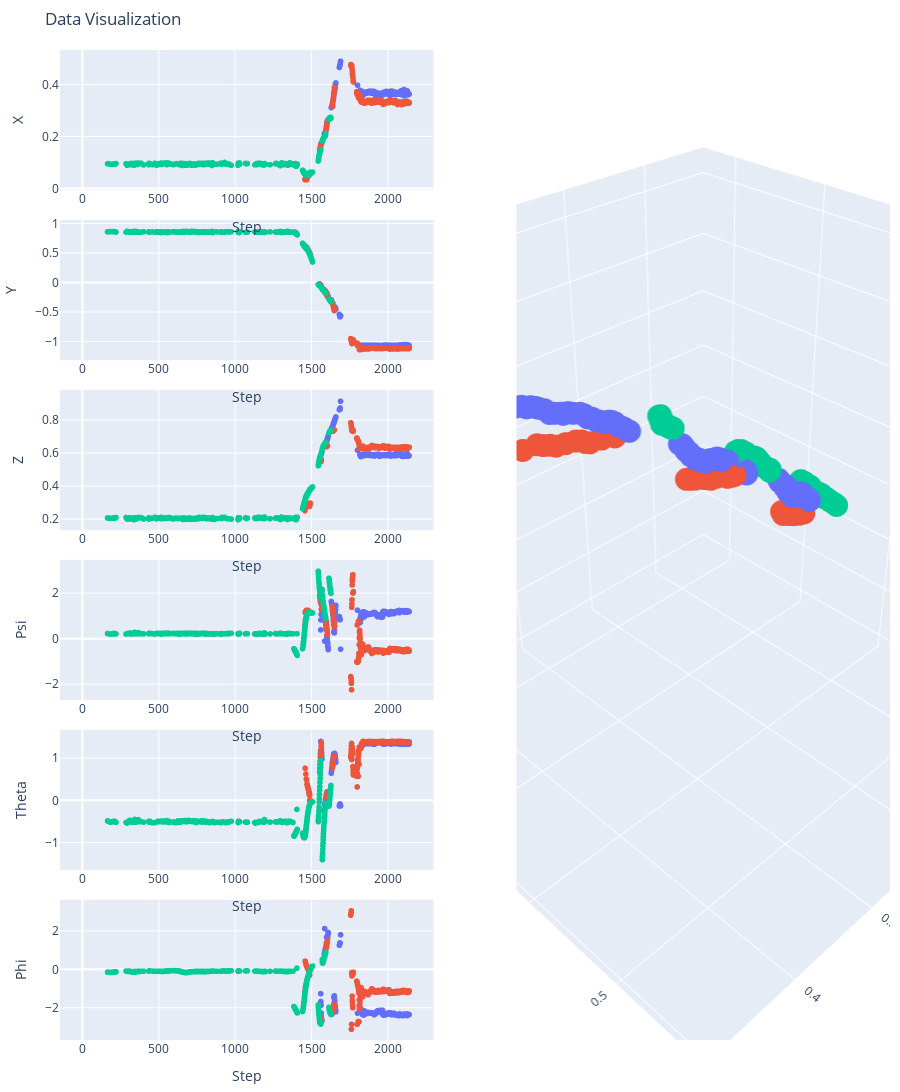

The notebook cell saved with this chart:
### Markdown cell above
The first version of the graph is built with plotly to add interaction, allowing to check the position of points and use the sliders to offset the trajectories if need be.

The second version uses matplotlib to generate a static plot that looks better when exported.

To run this code, you first need to generate datapoints from main.py

### Code cell
import os
import glob
import pandas as pd
import plotly.express as px
import plotly.graph_objects as go
from plotly.subplots import make_subplots
from ipywidgets import interact, IntSlider, IntText, HBox, VBox, Button, Output
import numpy as np
import plotly.io as pio

output_dir = './trajectories/vid220' #Where the files are 

files = sorted(glob.glob(os.path.join(output_dir, '*.txt')))
missing = []
DEFAULT_OFFSETS = [0,93,165] #Default offets between the files

dataframes = []
for csv, color in zip(files, ['r', 'g', 'b']): # Read and concatenate all data into a list of DataFrames
    df = pd.read_csv(csv, names=['filename', 'x', 'y', 'z', 'alpha', 'beta', 'gamma', 'center_x', 'center_y', 'rvec0', 'rvec1', 'rvec2', 'error', 'corners'], na_values=missing)
    df['color'] = color  # Add color column to differentiate datasets
    dataframes.append(df)

output = Output() # Output widget to hold the plot


current_layout = {} # Store the current layout to preserve zoom levels


def update_plots(offset1=0, offset2=0, offset3=0): # Function to update the plots based on offsets
    global current_layout
    
    df1 = dataframes[0].copy()
    df2 = dataframes[1].copy()
    df3 = dataframes[2].copy()
    
    df1['adjusted_index'] = df1.index + offset1
    df2['adjusted_index'] = df2.index + offset2
    df3['adjusted_index'] = df3.index + offset3
    
    df_all = pd.concat([df1, df2, df3], ignore_index=True)
    
    fig = make_subplots( # Create a subplot figure with 6 rows and 2 columns
        rows=6, cols=2,
        column_widths=[0.5, 0.5],
        row_heights=[0.16]*6,
        specs=[
            [{"type": "scatter"}, {"type": "scatter3d", "rowspan": 6}],
            [{"type": "scatter"}, None],
            [{"type": "scatter"}, None],
            [{"type": "scatter"}, None],
            [{"type": "scatter"}, None],
            [{"type": "scatter"}, None]
        ],
        horizontal_spacing=0.1,
        vertical_spacing=0.03
    )
    
    # Add 2D scatter plots to the left column
    for trace in px.scatter(df_all, x='adjusted_index', y='x', color='color').data:
        fig.add_trace(trace, row=1, col=1)
    for trace in px.scatter(df_all, x='adjusted_index', y='y', color='color').data:
        fig.add_trace(trace, row=2, col=1)
    for trace in px.scatter(df_all, x='adjusted_index', y='z', color='color').data:
        fig.add_trace(trace, row=3, col=1)
    for trace in px.scatter(df_all, x='adjusted_index', y='alpha', color='color').data:
        fig.add_trace(trace, row=4, col=1)
    for trace in px.scatter(df_all, x='adjusted_index', y='beta', color='color').data:
        fig.add_trace(trace, row=5, col=1)
    for trace in px.scatter(df_all, x='adjusted_index', y='gamma', color='color').data:
        fig.add_trace(trace, row=6, col=1)
    
    # Add 3D scatter plot to the right column
    for trace in px.scatter_3d(df_all, x='x', y='y', z='z', color='color').data:
        fig.add_trace(trace, row=1, col=2)
    
    fig.update_layout(     # Update layout and axes labels
        height=1200,
        showlegend=False,
        title_text="Data Visualization",
        margin=dict(l=10, r=10, t=50, b=50)
    )
    
    fig.update_xaxes(title_text="Step", row=1, col=1)
    fig.update_yaxes(title_text="X", row=1, col=1)
    
    fig.update_xaxes(title_text="Step", row=2, col=1)
    fig.update_yaxes(title_text="Y", row=2, col=1)
    
    fig.update_xaxes(title_text="Step", row=3, col=1)
    fig.update_yaxes(title_text="Z", row=3, col=1)
    
    fig.update_xaxes(title_text="Step", row=4, col=1)
    fig.update_yaxes(title_text="Psi", row=4, col=1)
    
    fig.update_xaxes(title_text="Step", row=5, col=1)
    fig.update_yaxes(title_text="Theta", row=5, col=1)
    
    fig.update_xaxes(title_text="Step", row=6, col=1)
    fig.update_yaxes(title_text="Phi", row=6, col=1)

    fig.update_scenes(aspectmode='cube', aspectratio=dict(x=1, y=1, z=1))
    
    if current_layout:
        fig.update_layout(**current_layout)
    
    with output:
        output.clear_output(wait=True)
        fig.show()
    
    current_layout = fig.layout.to_plotly_json()

# We create sliders
offset1_slider = IntSlider(min=0, max=1000, step=1, value=DEFAULT_OFFSETS[0], description='Offset DF 1')
offset2_slider = IntSlider(min=0, max=1000, step=1, value=DEFAULT_OFFSETS[1], description='Offset DF 2')
offset3_slider = IntSlider(min=0, max=1000, step=1, value=DEFAULT_OFFSETS[2], description='Offset DF 3')

# We add text inputs text inputs
offset1_text = IntText(value=offset1_slider.value, description='Value DF 1')
offset2_text = IntText(value=offset2_slider.value, description='Value DF 2')
offset3_text = IntText(value=offset3_slider.value, description='Value DF 3')

# We link sliders and text inputs
offset1_slider.observe(lambda change: offset1_text.set_trait('value', offset1_slider.value), names='value')
offset2_slider.observe(lambda change: offset2_text.set_trait('value', offset2_slider.value), names='value')
offset3_slider.observe(lambda change: offset3_text.set_trait('value', offset3_slider.value), names='value')

offset1_text.observe(lambda change: offset1_slider.set_trait('value', offset1_text.value), names='value')
offset2_text.observe(lambda change: offset2_slider.set_trait('value', offset2_text.value), names='value')
offset3_text.observe(lambda change: offset3_slider.set_trait('value', offset3_text.value), names='value')

# Add increment/decrement slider values
def increment_slider(slider):
    slider.value = slider.value + 1

def decrement_slider(slider):
    slider.value = slider.value - 1

# Add buttons for each slider
def create_buttons(slider):
    increment_button = Button(description='+')
    decrement_button = Button(description='-')
    increment_button.on_click(lambda b: increment_slider(slider))
    decrement_button.on_click(lambda b: decrement_slider(slider))
    return increment_button, decrement_button

# Layout sliders with buttons and text inputs
slider1_inc, slider1_dec = create_buttons(offset1_slider)
slider1_box = HBox([slider1_dec, offset1_slider, slider1_inc, offset1_text])

slider2_inc, slider2_dec = create_buttons(offset2_slider)
slider2_box = HBox([slider2_dec, offset2_slider, slider2_inc, offset2_text])

slider3_inc, slider3_dec = create_buttons(offset3_slider)
slider3_box = HBox([slider3_dec, offset3_slider, slider3_inc, offset3_text])

# Display sliders with buttons, text inputs, and the output
display(VBox([slider1_box, slider2_box, slider3_box]))
display(output)

# Use interact to update plots based on slider values
interact(update_plots, offset1=offset1_slider, offset2=offset2_slider, offset3=offset3_slider)

# Initial plot update
update_plots(offset1=DEFAULT_OFFSETS[0], offset2=DEFAULT_OFFSETS[1], offset3=DEFAULT_OFFSETS[2])

### Figure 1 — Plotly figure (JSON) as saved in the notebook; plotly's stock layout.template omitted (floating-point values rounded to 4 significant figures; data arrays with more than 128 entries replaced by an {"elided": "..."} marker saying what was removed)
{"data": [{"hovertemplate": "color=r<br>adjusted_index=%{x}<br>x=%{y}<extra></extra>", "legendgroup": "r", "marker": {"color": "#636efa", "symbol": "circle"}, "mode": "markers", "name": "r", "showlegend": true, "type": "scattergl", "x": {"elided": "2142 int values"}, "xaxis": "x", "y": {"elided": "2142 float values"}, "yaxis": "y"}, {"hovertemplate": "color=g<br>adjusted_index=%{x}<br>x=%{y}<extra></extra>", "legendgroup": "g", "marker": {"color": "#EF553B", "symbol": "circle"}, "mode": "markers", "name": "g", "showlegend": true, "type": "scattergl", "x": {"elided": "2050 int values"}, "xaxis": "x", "y": {"elided": "2050 float values"}, "yaxis": "y"}, {"hovertemplate": "color=b<br>adjusted_index=%{x}<br>x=%{y}<extra></extra>", "legendgroup": "b", "marker": {"color": "#00cc96", "symbol": "circle"}, "mode": "markers", "name": "b", "showlegend": true, "type": "scattergl", "x": {"elided": "1987 int values"}, "xaxis": "x", "y": {"elided": "1987 float values"}, "yaxis": "y"}, {"hovertemplate": "color=r<br>adjusted_index=%{x}<br>y=%{y}<extra></extra>", "legendgroup": "r", "marker": {"color": "#636efa", "symbol": "circle"}, "mode": "markers", "name": "r", "showlegend": true, "type": "scattergl", "x": {"elided": "2142 int values"}, "xaxis": "x2", "y": {"elided": "2142 float values"}, "yaxis": "y2"}, {"hovertemplate": "color=g<br>adjusted_index=%{x}<br>y=%{y}<extra></extra>", "legendgroup": "g", "marker": {"color": "#EF553B", "symbol": "circle"}, "mode": "markers", "name": "g", "showlegend": true, "type": "scattergl", "x": {"elided": "2050 int values"}, "xaxis": "x2", "y": {"elided": "2050 float values"}, "yaxis": "y2"}, {"hovertemplate": "color=b<br>adjusted_index=%{x}<br>y=%{y}<extra></extra>", "legendgroup": "b", "marker": {"color": "#00cc96", "symbol": "circle"}, "mode": "markers", "name": "b", "showlegend": true, "type": "scattergl", "x": {"elided": "1987 int values"}, "xaxis": "x2", "y": {"elided": "1987 float values"}, "yaxis": "y2"}, {"hovertemplate": "color=r<br>adjusted_index=%{x}<br>z=%{y}<extra></extra>", "legendgroup": "r", "marker": {"color": "#636efa", "symbol": "circle"}, "mode": "markers", "name": "r", "showlegend": true, "type": "scattergl", "x": {"elided": "2142 int values"}, "xaxis": "x3", "y": {"elided": "2142 float values"}, "yaxis": "y3"}, {"hovertemplate": "color=g<br>adjusted_index=%{x}<br>z=%{y}<extra></extra>", "legendgroup": "g", "marker": {"color": "#EF553B", "symbol": "circle"}, "mode": "markers", "name": "g", "showlegend": true, "type": "scattergl", "x": {"elided": "2050 int values"}, "xaxis": "x3", "y": {"elided": "2050 float values"}, "yaxis": "y3"}, {"hovertemplate": "color=b<br>adjusted_index=%{x}<br>z=%{y}<extra></extra>", "legendgroup": "b", "marker": {"color": "#00cc96", "symbol": "circle"}, "mode": "markers", "name": "b", "showlegend": true, "type": "scattergl", "x": {"elided": "1987 int values"}, "xaxis": "x3", "y": {"elided": "1987 float values"}, "yaxis": "y3"}, {"hovertemplate": "color=r<br>adjusted_index=%{x}<br>alpha=%{y}<extra></extra>", "legendgroup": "r", "marker": {"color": "#636efa", "symbol": "circle"}, "mode": "markers", "name": "r", "showlegend": true, "type": "scattergl", "x": {"elided": "2142 int values"}, "xaxis": "x4", "y": {"elided": "2142 float values"}, "yaxis": "y4"}, {"hovertemplate": "color=g<br>adjusted_index=%{x}<br>alpha=%{y}<extra></extra>", "legendgroup": "g", "marker": {"color": "#EF553B", "symbol": "circle"}, "mode": "markers", "name": "g", "showlegend": true, "type": "scattergl", "x": {"elided": "2050 int values"}, "xaxis": "x4", "y": {"elided": "2050 float values"}, "yaxis": "y4"}, {"hovertemplate": "color=b<br>adjusted_index=%{x}<br>alpha=%{y}<extra></extra>", "legendgroup": "b", "marker": {"color": "#00cc96", "symbol": "circle"}, "mode": "markers", "name": "b", "showlegend": true, "type": "scattergl", "x": {"elided": "1987 int values"}, "xaxis": "x4", "y": {"elided": "1987 float values"}, "yaxis": "y4"}, {"hovertemplate": "color=r<br>adjusted_index=%{x}<br>beta=%{y}<extra></extra>", "legendgroup": "r", "marker": {"color": "#636efa", "symbol": "circle"}, "mode": "markers", "name": "r", "showlegend": true, "type": "scattergl", "x": {"elided": "2142 int values"}, "xaxis": "x5", "y": {"elided": "2142 float values"}, "yaxis": "y5"}, {"hovertemplate": "color=g<br>adjusted_index=%{x}<br>beta=%{y}<extra></extra>", "legendgroup": "g", "marker": {"color": "#EF553B", "symbol": "circle"}, "mode": "markers", "name": "g", "showlegend": true, "type": "scattergl", "x": {"elided": "2050 int values"}, "xaxis": "x5", "y": {"elided": "2050 float values"}, "yaxis": "y5"}, {"hovertemplate": "color=b<br>adjusted_index=%{x}<br>beta=%{y}<extra></extra>", "legendgroup": "b", "marker": {"color": "#00cc96", "symbol": "circle"}, "mode": "markers", "name": "b", "showlegend": true, "type": "scattergl", "x": {"elided": "1987 int values"}, "xaxis": "x5", "y": {"elided": "1987 float values"}, "yaxis": "y5"}, {"hovertemplate": "color=r<br>adjusted_index=%{x}<br>gamma=%{y}<extra></extra>", "legendgroup": "r", "marker": {"color": "#636efa", "symbol": "circle"}, "mode": "markers", "name": "r", "showlegend": true, "type": "scattergl", "x": {"elided": "2142 int values"}, "xaxis": "x6", "y": {"elided": "2142 float values"}, "yaxis": "y6"}, {"hovertemplate": "color=g<br>adjusted_index=%{x}<br>gamma=%{y}<extra></extra>", "legendgroup": "g", "marker": {"color": "#EF553B", "symbol": "circle"}, "mode": "markers", "name": "g", "showlegend": true, "type": "scattergl", "x": {"elided": "2050 int values"}, "xaxis": "x6", "y": {"elided": "2050 float values"}, "yaxis": "y6"}, {"hovertemplate": "color=b<br>adjusted_index=%{x}<br>gamma=%{y}<extra></extra>", "legendgroup": "b", "marker": {"color": "#00cc96", "symbol": "circle"}, "mode": "markers", "name": "b", "showlegend": true, "type": "scattergl", "x": {"elided": "1987 int values"}, "xaxis": "x6", "y": {"elided": "1987 float values"}, "yaxis": "y6"}, {"hovertemplate": "color=r<br>x=%{x}<br>y=%{y}<br>z=%{z}<extra></extra>", "legendgroup": "r", "marker": {"color": "#636efa", "symbol": "circle"}, "mode": "markers", "name": "r", "scene": "scene", "showlegend": true, "type": "scatter3d", "x": {"elided": "2142 float values"}, "y": {"elided": "2142 float values"}, "z": {"elided": "2142 float values"}}, {"hovertemplate": "color=g<br>x=%{x}<br>y=%{y}<br>z=%{z}<extra></extra>", "legendgroup": "g", "marker": {"color": "#EF553B", "symbol": "circle"}, "mode": "markers", "name": "g", "scene": "scene", "showlegend": true, "type": "scatter3d", "x": {"elided": "2050 float values"}, "y": {"elided": "2050 float values"}, "z": {"elided": "2050 float values"}}, {"hovertemplate": "color=b<br>x=%{x}<br>y=%{y}<br>z=%{z}<extra></extra>", "legendgroup": "b", "marker": {"color": "#00cc96", "symbol": "circle"}, "mode": "markers", "name": "b", "scene": "scene", "showlegend": true, "type": "scatter3d", "x": {"elided": "1987 float values"}, "y": {"elided": "1987 float values"}, "z": {"elided": "1987 float values"}}], "layout": {"height": 1200, "margin": {"b": 50, "l": 10, "r": 10, "t": 50}, "scene": {"aspectmode": "cube", "aspectratio": {"x": 1, "y": 1, "z": 1}, "domain": {"x": [0.55, 1], "y": [0, 1]}}, "showlegend": false, "title": {"text": "Data Visualization"}, "xaxis": {"anchor": "y", "domain": [0, 0.45], "title": {"text": "Step"}}, "xaxis2": {"anchor": "y2", "domain": [0, 0.45], "title": {"text": "Step"}}, "xaxis3": {"anchor": "y3", "domain": [0, 0.45], "title": {"text": "Step"}}, "xaxis4": {"anchor": "y4", "domain": [0, 0.45], "title": {"text": "Step"}}, "xaxis5": {"anchor": "y5", "domain": [0, 0.45], "title": {"text": "Step"}}, "xaxis6": {"anchor": "y6", "domain": [0, 0.45], "title": {"text": "Step"}}, "yaxis": {"anchor": "x", "domain": [0.8583, 1], "title": {"text": "X"}}, "yaxis2": {"anchor": "x2", "domain": [0.6867, 0.8283], "title": {"text": "Y"}}, "yaxis3": {"anchor": "x3", "domain": [0.515, 0.6567], "title": {"text": "Z"}}, "yaxis4": {"anchor": "x4", "domain": [0.3433, 0.485], "title": {"text": "Psi"}}, "yaxis5": {"anchor": "x5", "domain": [0.1717, 0.3133], "title": {"text": "Theta"}}, "yaxis6": {"anchor": "x6", "domain": [0, 0.1417], "title": {"text": "Phi"}}}}
